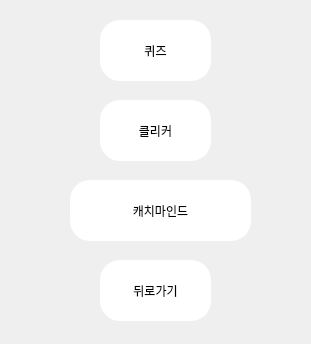
<?xml version="1.0" encoding="UTF-8"?>
<ui version="4.0">
 <class>MainWindow</class>
 <widget class="QMainWindow" name="MainWindow">
  <property name="geometry">
   <rect>
    <x>0</x>
    <y>0</y>
    <width>311</width>
    <height>344</height>
   </rect>
  </property>
  <property name="minimumSize">
   <size>
    <width>311</width>
    <height>344</height>
   </size>
  </property>
  <property name="maximumSize">
   <size>
    <width>311</width>
    <height>344</height>
   </size>
  </property>
  <property name="windowTitle">
   <string>MainWindow</string>
  </property>
  <widget class="QWidget" name="centralwidget">
   <widget class="QPushButton" name="quizButton">
    <property name="geometry">
     <rect>
      <x>100</x>
      <y>20</y>
      <width>111</width>
      <height>61</height>
     </rect>
    </property>
    <property name="styleSheet">
     <string notr="true">border-radius:20px;
background-color: rgb(255,255,255);
front : 10pt &quot;MS Shell Dig 2&quot;;</string>
    </property>
    <property name="text">
     <string>퀴즈</string>
    </property>
   </widget>
   <widget class="QPushButton" name="clickerButton">
    <property name="geometry">
     <rect>
      <x>100</x>
      <y>100</y>
      <width>111</width>
      <height>61</height>
     </rect>
    </property>
    <property name="styleSheet">
     <string notr="true">border-radius:20px;
background-color: rgb(255,255,255);
front : 10pt &quot;MS Shell Dig 2&quot;;</string>
    </property>
    <property name="text">
     <string>클리커</string>
    </property>
   </widget>
   <widget class="QPushButton" name="catchmindButton">
    <property name="geometry">
     <rect>
      <x>70</x>
      <y>180</y>
      <width>181</width>
      <height>61</height>
     </rect>
    </property>
    <property name="styleSheet">
     <string notr="true">border-radius:20px;
background-color: rgb(255,255,255);
front : 10pt &quot;MS Shell Dig 2&quot;;</string>
    </property>
    <property name="text">
     <string>캐치마인드</string>
    </property>
   </widget>
   <widget class="QPushButton" name="backButton">
    <property name="geometry">
     <rect>
      <x>100</x>
      <y>260</y>
      <width>111</width>
      <height>61</height>
     </rect>
    </property>
    <property name="styleSheet">
     <string notr="true">border-radius:20px;
background-color: rgb(255,255,255);
front : 10pt &quot;MS Shell Dig 2&quot;;</string>
    </property>
    <property name="text">
     <string>뒤로가기</string>
    </property>
   </widget>
  </widget>
 </widget>
 <resources/>
 <connections/>
</ui>
